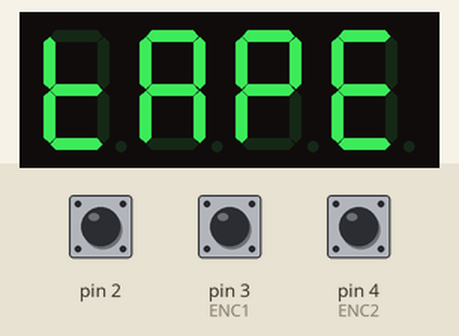
Simulated run of this sketch. Board: Arduino Uno, built with avr-gcc and run on an emulated ATmega328P. Parts: 4-digit seven-segment display. The inputs (shaded band) are chosen by the test bench; at power-on: pin 4 (ENC2) HIGH, pin 2 HIGH, pin 3 (ENC1) HIGH. Not simulated (calls return 0 or success): AnalogKey.h.

Above: at 1.1 s.
At 3.2 s:
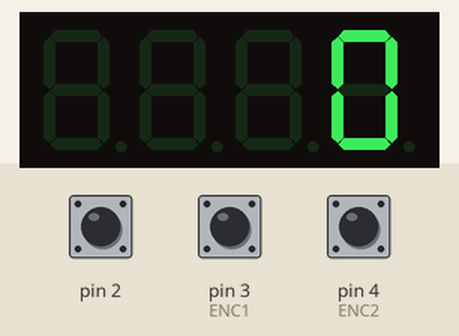
3.3 s: pin 4 (ENC2) pulled LOW for 0.15 s
At 3.46 s:
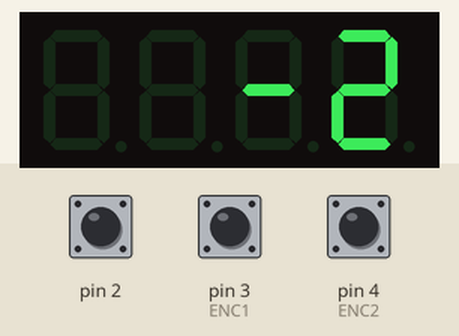
5.1 s: pin 4 (ENC2) pulled LOW for 3.2 s
Timing chart, 0 to 8.1 s (numbered marks = the images above; inputs shaded):
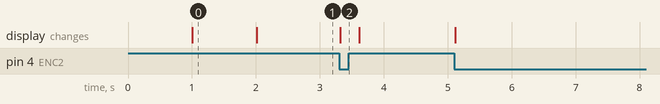

Measured:
- after the input at 3.3 s, the display: changes at once (image 2)
- what the display in image 0 shows lasts 1.0 s, from 1.0 s to 2.0 s

The sketch:

HALLTAPE_V.ino
```cpp
#include <GyverTM1637.h>
#include <AnalogKey.h>
#include <GyverButton.h>

//encoder pins************************
int ENC1 = 3;
int ENC2 = 4;
GButton butt1(2);          //conecting the button to pin D2
GyverTM1637 disp(5, 6);    //conecting the TM1637 (CLK,DIO)

int Pos = 0;
int State;
int LastState;

const int P = 76;//Perimeter
const int N = 30;//Encoder steps per revelation

float distance = 0; //Distance

void setup()
{
  //encoder pins setup
  pinMode (ENC2 ,INPUT_PULLUP);
  pinMode (ENC1 ,INPUT_PULLUP);

  //button setup
  butt1.setDebounce(50);        // настройка антидребезга (по умолчанию 80 мс)
  butt1.setTimeout(300);        // настройка таймаута на удержание (по умолчанию 500 мс)
  butt1.setClickTimeout(600);   // настройка таймаута между кликами (по умолчанию 300 мс)

  //display setup
  disp.clear();
  disp.brightness(7);  // яркость, 0 - 7 (минимум - максимум)
  disp.clear();
  disp.displayByte(_H, _A, _L, _L);
  delay(1000);
  disp.clear();
  disp.displayByte(_t, _A, _P, _E);
  delay(1000);
  LastState = digitalRead(ENC2);
}

void loop() {
 //if HALLTAPE does not work change swap the ENC2 and ENC1
  State = digitalRead(ENC2);
   if (State != LastState)
   {
     if (digitalRead(ENC1) != State)
     {
       Pos --;
     }
     else
     {
       Pos ++;//if tape works the wrong way swap the Pos ++ and Pos --
     }
   }

  //distance calculation
  distance = (P/N) * Pos ;

  //showing the distance
  disp.clear();
  disp.displayInt(static_cast<int>(distance));

  //checking the button
  butt1.tick();
  if (butt1.isPress()) distance = 0;
  //updating the State
  LastState = State;
 }
```
